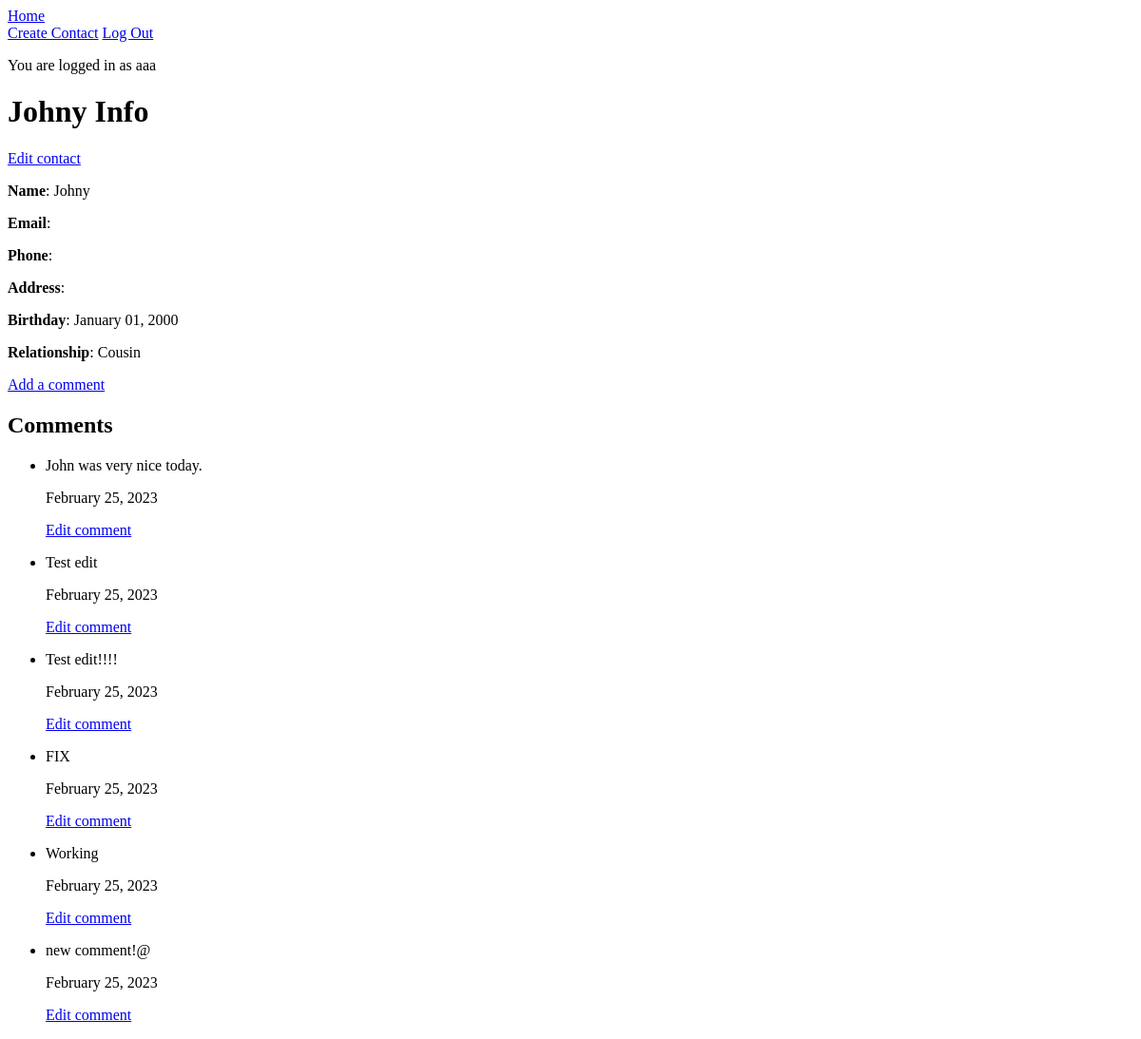
/contact/1 (signed in), run on an earlier commit of the app's database.
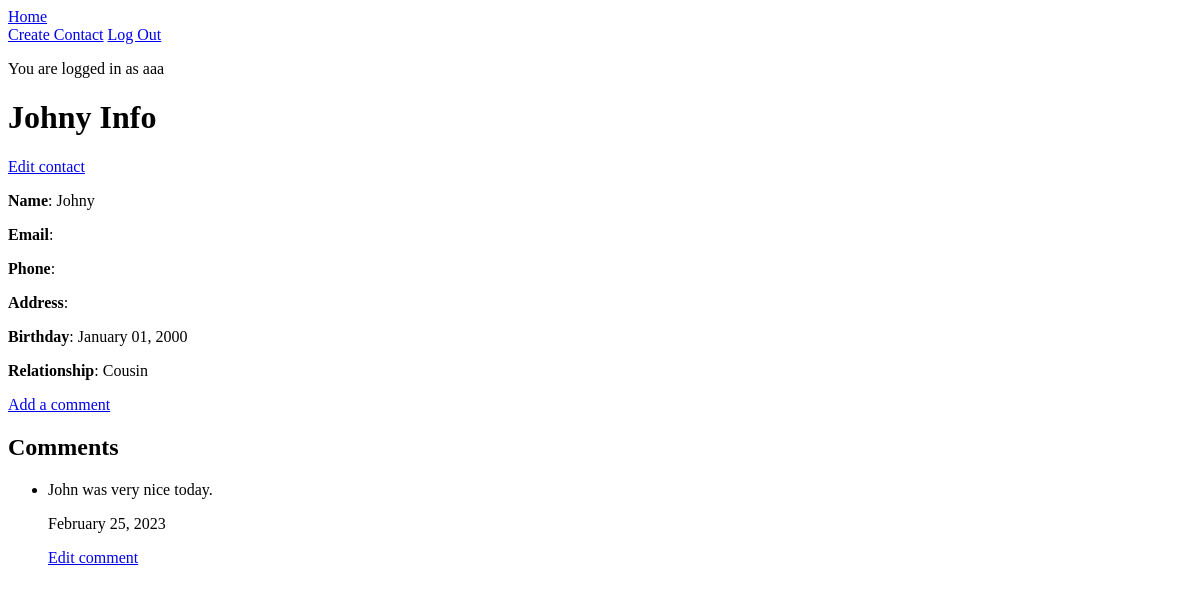
And on a later commit of the database.
### intouch_app/models.py (models this page shows, shortened)
class User(UserMixin, db.Model):
    id = db.Column(db.Integer, primary_key=True)
    username = db.Column(db.String(80), nullable=False, unique=True)
    password = db.Column(db.String(200), nullable=False)

class Contact(db.Model):
    id = db.Column(db.Integer, primary_key=True)
    name = db.Column(db.String(80), nullable=False)
    email = db.Column(db.String(80))
    phone = db.Column(db.String(9))
    address = db.Column(db.String(200))
    birthday = db.Column(db.Date)
    relationship = db.Column(db.String(80))
    user_id = db.Column(db.Integer, db.ForeignKey('user.id'), nullable=False)

class Comment(db.Model):
    id = db.Column(db.Integer, primary_key=True)
    comment = db.Column(db.String(800), nullable=False)
    created_on = db.Column(db.Date)
    contact_id = db.Column(db.Integer, db.ForeignKey('contact.id'), nullable=False)

### intouch_app/main/routes.py (the view, shortened to what this page needs)
@main.route('/contact/<contact_id>', methods=['GET', 'POST'])
@login_required
def contact_detail(contact_id):
    contact = Contact.query.get(contact_id)
    comments = Comment.query.filter_by(contact_id=contact_id).all()
    if (contact is None or contact.user_id != current_user.id):
        return redirect(url_for('main.homepage'))
    form = ContactForm(obj=contact)
    return render_template('contact_detail.html', contact=contact, comments=comments, form=form)

### intouch_app/extensions.py (called while the page is built)
@login_manager.user_loader
def load_user(user_id):
    return User.query.get(user_id)

### intouch_app/templates/contact_detail.html
{% extends 'base.html' %}
{% block content %}
<h1>{{ contact.name }} Info</h1>
<a href="/contact/{{ contact.id }}/edit">Edit contact</a>
<p>
    <strong>Name</strong>: {{ contact.name }}
</p>
<p>
    <strong>Email</strong>: {{ contact.email }}
</p>
<p>
    <strong>Phone</strong>: {{ contact.phone }}
</p>
<p>
    <strong>Address</strong>: {{ contact.address }}
</p>
{% if contact.birthday %}
<p>
    <strong>Birthday</strong>: {{ contact.birthday.strftime('%B %d, %Y') }}
</p>
{% endif %}
<p>
    <strong>Relationship</strong>: {{ contact.relationship }}
</p>
<a href="/contact/{{ contact.id }}/create_comment">Add a comment</a>
{% if comments %}
<h2>Comments</h2>
<ul>
    {% for comment in comments %}
    <li>
        <p>{{ comment.comment }}</p>
        <p>{{ comment.created_on.strftime('%B %d, %Y') }}</p>
        <a href="/contact/{{ contact.id }}/comment/{{ comment.id }}/edit">Edit comment</a>
    </li>
    {% endfor %}
</ul>
{% endif %}
{% endblock %}

### intouch_app/templates/base.html (shortened to what this page needs)
<!DOCTYPE html>
<html>
<head>
    <link rel="stylesheet" href="/static/style.css">
</head>
<body>
    <nav>
        <a href="/">Home</a>
        <div>
            {% if current_user.is_authenticated %}
            <a href="/create_contact">Create Contact</a>
            <a href="/logout">Log Out</a>
            {% else %}
            <a href="/signup">Sign Up</a>
            <a href="/login">Log In</a>
            {% endif %}
        </div>
    </nav>
    {% if current_user.is_authenticated %}
    <p>You are logged in as {{ current_user.username }}</p>
    {% endif %}
    {% block content %}{% endblock %}
</body>
</html>

What changed in the data, as far as the page shows it:
removed Comment: comment "Test edit", created_on "February 25, 2023"
removed Comment: comment "Test edit!!!!", created_on "February 25, 2023"
removed Comment: comment "FIX", created_on "February 25, 2023"
removed Comment: comment "Working", created_on "February 25, 2023"
removed Comment: comment "new comment!@", created_on "February 25, 2023"
